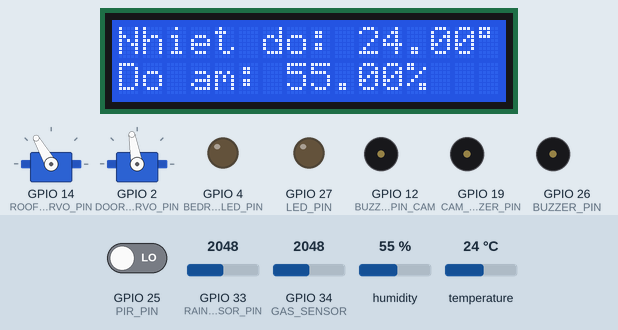
Simulated run of this sketch. Board: ESP32. Shown: 2 × servo, 16×2 character LCD, output pins drawn as LEDs (lit = HIGH), buzzer (waves = sounding, pin HIGH). The inputs (shaded band) are chosen by the test bench; at power-on: humidity 55 %, temperature 24 °C, GPIO 25 (PIR_PIN) LOW, GPIO 33 (RAIN_SENSOR_PIN) = 2048, GPIO 34 (GAS_SENSOR) = 2048. WiFi joins after 1.5 s; servers stay silent unless stated; what the sketch prints to the serial monitor is not drawn.

Above: at 2.9 s.
3.0 s: humidity set to 22 %
Timing chart, 0 to 4.8 s (numbered marks = the images above; inputs shaded):
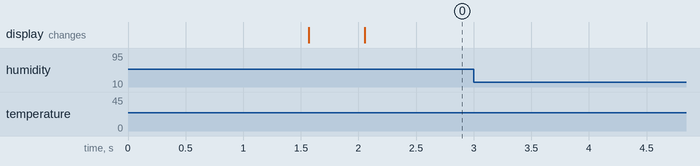

The sketch:

sketch_nov13a.ino
```cpp
#include <WiFi.h>
#include <ArduinoWebsockets.h>
#include <ESP32Servo.h>
#include <ArduinoJson.h>
#include "DHT.h"
#include <Wire.h>
#include <LiquidCrystal_I2C.h>

using namespace websockets;

// WiFi
const char* ssid = "OPPO A53";
const char* password = "123456789";

// WebSocket server
const char* serverUrl = "ws://10.40.190.232:8080";

WebsocketsClient client;

// Servo & Rain Sensor
#define RAIN_SENSOR_PIN 33
#define ROOF_SERVO_PIN 14
#define DOOR_SERVO_PIN 2   // Chân D2 trên ESP32
#define GAS_SENSOR 34    // MQ-2 analog output
#define BUZZER_PIN 26    // Buzzer pin
#define LED_PIN 27       // LED pin
#define PIR_PIN 25  // Chân OUT của cảm biến chuyển động
#define BEDROOM_LED_PIN 4
#define CAM_BUZZER_PIN 19
#define DHTPIN 15       // chân DATA nối vào ESP32
#define DHTTYPE DHT11   // đổi thành DHT11 nếu bạn dùng DHT11

#define BUZZER_PIN_CAM 12

#define SDA_PIN 21
#define SCL_PIN 22

DHT dht(DHTPIN, DHTTYPE);
Servo roofServo;
Servo doorServo;


LiquidCrystal_I2C lcd(0x27, 16, 2);
int motionState = LOW;
int val = 0;
int rainValue= 0;
int gasValue = 0;
float h = 0;
float t = 0;

int ROOF_OPEN_CORNER = 30;
int ROOF_CLOSE_CORNER = 120;
int DOOR_OPEN_CORNER = 180;
int DOOR_CLOSE_CORNER = 100;
int RAIN_THRESHOLD = 2000;
int GAS_THRESHOLD = 700;

unsigned long lastSendTime = 0;
unsigned long lastDHTTime = 0;
unsigned long lastLCDTime = 0;
unsigned long lastGasTime = 0;

unsigned long sendInterval = 5000;     // 0.5s gửi dữ liệu
unsigned long dhtInterval  = 2000;    // 2s đọc DHT
unsigned long lcdInterval  = 2000;    // 2s update LCD
unsigned long gasInterval  = 500;     // 0.5s đọc gas

unsigned long lastMotionTime = 0;
const unsigned long motionHoldTime = 2000;

bool autoRoof = false;
bool autoDoor = false;
bool autoGasBuzzer = false;
bool autoPIR = false;

bool gasBuzzer = false;
bool ledPIR = false;
bool roofOpen = false;
bool doorOpen= false;
bool ledBedRoom= false;
bool camBuzzer = false;
void setup() {
  Serial.begin(115200);

  // Kết nối WiFi
  WiFi.begin(ssid, password);
  Serial.print("Đang kết nối WiFi...");
  while (WiFi.status() != WL_CONNECTED) {
    delay(500);
    Serial.print(".");
  }
  Serial.println(" Đã kết nối WiFi!");

  // Khởi tạo Servo
  ESP32PWM::allocateTimer(0);
  ESP32PWM::allocateTimer(1);
  ESP32PWM::allocateTimer(2);
  ESP32PWM::allocateTimer(3);

  roofServo.setPeriodHertz(50);
  roofServo.attach(ROOF_SERVO_PIN, 500, 2400);
  roofServo.write(ROOF_CLOSE_CORNER);

  doorServo.setPeriodHertz(50);
  doorServo.attach(DOOR_SERVO_PIN, 500, 2400);
  doorServo.write(DOOR_CLOSE_CORNER);

  pinMode(BUZZER_PIN, OUTPUT);
  pinMode(LED_PIN, OUTPUT);
  digitalWrite(BUZZER_PIN, LOW);

  pinMode(BUZZER_PIN_CAM, OUTPUT);
  digitalWrite(BUZZER_PIN_CAM, LOW);

  digitalWrite(LED_PIN, LOW);

  pinMode(BEDROOM_LED_PIN, OUTPUT);
  digitalWrite(BEDROOM_LED_PIN, LOW);

  pinMode(CAM_BUZZER_PIN, OUTPUT);
  digitalWrite(CAM_BUZZER_PIN, LOW);

  pinMode(PIR_PIN, INPUT);
  dht.begin();

  Wire.begin(SDA_PIN, SCL_PIN);

  lcd.init();
  lcd.backlight();
  // Kết nối WebSocket
  connectServer();
}

void connectServer() {
  client.onMessage([](WebsocketsMessage message) {
    Serial.println(message.data());

    StaticJsonDocument<200> doc;
    deserializeJson(doc, message.data());
    const char* type = doc["type"];

    if (type && strcmp(type, "doorOpen") == 0) {
      doorOpen = doc["value"];
    }

    // Loại lệnh mái che mưa vẫn giữ như cũ
    if (type && strcmp(type, "roofOpen") == 0) {
      roofOpen = doc["value"];
    }

    if (type && strcmp(type, "gasBuzzer") == 0) {
      gasBuzzer = doc["value"];
    }

    if (type && strcmp(type, "ledBedRoom") == 0) {
      ledBedRoom = doc["value"];
    }

    if (type && strcmp(type, "camBuzzer") == 0) {
      camBuzzer = doc["value"];
    }

    if (type && strcmp(type, "ledPIR") == 0) {
      ledPIR = doc["value"];
    }

    if (type && strcmp(type, "mode") == 0) {
      const char* module = doc["module"];
      bool autoMode = doc["auto"];

      if (strcmp(module, "autoRoof") == 0) autoRoof = autoMode;
      if (strcmp(module, "autoDoor") == 0) autoDoor = autoMode;
      if (strcmp(module, "autoGasBuzzer") == 0) autoGasBuzzer = autoMode;
      if (strcmp(module, "autoPIR") == 0) autoPIR = autoMode;

      Serial.print("Chế độ ");
      Serial.print(module);
      Serial.print(": ");
      Serial.println(autoMode ? "AUTO" : "MANUAL");
    }

    if (type && strcmp(type, "config") == 0) {

    // --- Update values ---
    if (doc.containsKey("DOOR_CLOSE_CORNER")) DOOR_CLOSE_CORNER = doc["DOOR_CLOSE_CORNER"].as<int>();
    if (doc.containsKey("DOOR_OPEN_CORNER"))  DOOR_OPEN_CORNER  = doc["DOOR_OPEN_CORNER"].as<int>();
    if (doc.containsKey("ROOF_CLOSE_CORNER")) ROOF_CLOSE_CORNER = doc["ROOF_CLOSE_CORNER"].as<int>();
    if (doc.containsKey("ROOF_OPEN_CORNER"))  ROOF_OPEN_CORNER  = doc["ROOF_OPEN_CORNER"].as<int>();
    if (doc.containsKey("GAS_THRESHOLD"))     GAS_THRESHOLD     = doc["GAS_THRESHOLD"].as<int>();
    if (doc.containsKey("RAIN_THRESHOLD"))    RAIN_THRESHOLD    = doc["RAIN_THRESHOLD"].as<int>();

    if (doc.containsKey("sendInterval")) sendInterval = doc["sendInterval"].as<int>();
    if (doc.containsKey("dhtInterval"))  dhtInterval  = doc["dhtInterval"].as<int>();
    if (doc.containsKey("lcdInterval"))  lcdInterval  = doc["lcdInterval"].as<int>();
    if (doc.containsKey("gasInterval"))  gasInterval  = doc["gasInterval"].as<int>();

    // --- Print update log ---
    Serial.println("Cập nhật Config:");

    if (doc.containsKey("DOOR_CLOSE_CORNER")) {
        Serial.print("DOOR_CLOSE_CORNER: ");
        Serial.println(doc["DOOR_CLOSE_CORNER"].as<int>());
    }
    if (doc.containsKey("DOOR_OPEN_CORNER")) {
        Serial.print("DOOR_OPEN_CORNER: ");
        Serial.println(doc["DOOR_OPEN_CORNER"].as<int>());
    }
    if (doc.containsKey("ROOF_CLOSE_CORNER")) {
        Serial.print("ROOF_CLOSE_CORNER: ");
        Serial.println(doc["ROOF_CLOSE_CORNER"].as<int>());
    }
    if (doc.containsKey("ROOF_OPEN_CORNER")) {
        Serial.print("ROOF_OPEN_CORNER: ");
        Serial.println(doc["ROOF_OPEN_CORNER"].as<int>());
    }
    if (doc.containsKey("GAS_THRESHOLD")) {
        Serial.print("GAS_THRESHOLD: ");
        Serial.println(doc["GAS_THRESHOLD"].as<int>());
    }
    if (doc.containsKey("RAIN_THRESHOLD")) {
        Serial.print("RAIN_THRESHOLD: ");
        Serial.println(doc["RAIN_THRESHOLD"].as<int>());
    }

    if (doc.containsKey("sendInterval")) {
        Serial.print("sendInterval: ");
        Serial.println(doc["sendInterval"].as<int>());
    }
    if (doc.containsKey("dhtInterval")) {
        Serial.print("dhtInterval: ");
        Serial.println(doc["dhtInterval"].as<int>());
    }
    if (doc.containsKey("lcdInterval")) {
        Serial.print("lcdInterval: ");
        Serial.println(doc["lcdInterval"].as<int>());
    }
    if (doc.containsKey("gasInterval")) {
        Serial.print("gasInterval: ");
        Serial.println(doc["gasInterval"].as<int>());
    }
}
  });

  while(!client.connect(serverUrl)) {
    Serial.println("Kết nối server thất bại, thử lại...");
    delay(1000);
  }
  Serial.println("Đã kết nối server!");
}

void gasModule(){
  gasValue = analogRead(GAS_SENSOR);
  // Serial.print("Giá trị khí gas: ");
  // Serial.println(gasValue);

  if(autoGasBuzzer){
    if (gasValue > GAS_THRESHOLD) {
      digitalWrite(BUZZER_PIN, HIGH);
      gasBuzzer = true;
      //Serial.println("⚠️ CẢNH BÁO: PHÁT HIỆN KHÍ GAS!");
    } else {
      digitalWrite(BUZZER_PIN, LOW);
      gasBuzzer = false;
    }
  }
  else{
    digitalWrite(BUZZER_PIN, gasBuzzer ? HIGH : LOW);
  }
}

void CamModule(int num){
  if (num%2==0) {
    digitalWrite(BUZZER_PIN_CAM, HIGH);
  } else {
    digitalWrite(BUZZER_PIN_CAM, LOW);
  }

}

void PIRModule() {
  val = digitalRead(PIR_PIN);

  if(autoPIR){
    if (val == HIGH) {
      // phát hiện chuyển động
      digitalWrite(LED_PIN, HIGH);
      ledPIR=true;
      lastMotionTime = millis();  // reset thời gian giữ LED
      if (motionState == LOW) {
        //Serial.println("🚨 PHÁT HIỆN CHUYỂN ĐỘNG!");
        motionState = HIGH;
      }
    }

    // Nếu không còn chuyển động, nhưng chưa hết thời gian giữ LED
    if (motionState == HIGH && millis() - lastMotionTime > motionHoldTime) {
      digitalWrite(LED_PIN, LOW);
      //Serial.println("✅ Không còn chuyển động.");
      motionState = LOW;
      ledPIR=false;
    }
  }
  else{
    digitalWrite(LED_PIN, ledPIR ? HIGH : LOW);
  }

}

void DHTModule(){
  h = dht.readHumidity();
  t = dht.readTemperature();

  if (isnan(h) || isnan(t)) {
    //Serial.println("❌ Lỗi đọc cảm biến!");
    return;
  }

  // Serial.print("Nhiệt độ: ");
  // Serial.print(t);
  // Serial.println("°C");

  // Serial.print("Độ ẩm: ");
  // Serial.print(h);
  // Serial.println("%");
}

void LCDModule(){
  lcd.clear();

  lcd.setCursor(0, 0);
  lcd.print("Nhiet do: ");
  lcd.print(t);
  lcd.print((char)223); // Ký hiệu độ
  lcd.print("C");

  // ----- Dòng 2: ĐỘ ẨM -----
  lcd.setCursor(0, 1);
  lcd.print("Do am: ");
  lcd.print(h);
  lcd.print("%");
}

void RoofModule(){
  rainValue = analogRead(RAIN_SENSOR_PIN);

  if (autoRoof) {
    if (rainValue < RAIN_THRESHOLD) roofServo.write(ROOF_OPEN_CORNER);
    else roofServo.write(ROOF_CLOSE_CORNER);
  }
  else{
    roofServo.write(roofOpen ? ROOF_OPEN_CORNER : ROOF_CLOSE_CORNER);
  }
  // nếu manual → servo được điều khiển bởi server
}

void DoorModule(){
  if (autoDoor) {
    doorServo.write(doorOpen ? DOOR_OPEN_CORNER : DOOR_CLOSE_CORNER);
  }
  else{
    doorServo.write(doorOpen ? DOOR_OPEN_CORNER : DOOR_CLOSE_CORNER);
  }
  // nếu manual → servo được điều khiển bởi server
}

void CamBuzzerModule(){
  Serial.println("camBuzzer: ");
  Serial.print(camBuzzer);
  if(camBuzzer){
    analogWrite(CAM_BUZZER_PIN, 200);
  }
  else{
    //Serial.println(camBuzzer);
    analogWrite(CAM_BUZZER_PIN, 0);
  }
}

void BedRoomLedModule(){
  digitalWrite(BEDROOM_LED_PIN, ledBedRoom ? HIGH : LOW);
}

void loop() {
  client.poll();
  unsigned long now = millis();

  if (now - lastDHTTime >= dhtInterval) {
    lastDHTTime = now;
    DHTModule();
  }

  if (now - lastGasTime >= gasInterval) {
    lastGasTime = now;
    gasModule();
  }

  if (now - lastLCDTime >= lcdInterval) {
    lastLCDTime = now;
    LCDModule();
  }

  PIRModule();
  RoofModule();
  DoorModule();
  BedRoomLedModule();
  CamBuzzerModule();

  if (now - lastSendTime >= sendInterval) {
    lastSendTime = now;

   String payload =
                  "{\"rainValue\":" + String(rainValue) +
                  ",\"humidity\":" + String(h) +
                  ",\"temperature\":" + String(t) +
                  ",\"gas\":" + String(gasValue) +

                  ",\"gasBuzzer\":" + String(gasBuzzer) +
                  ",\"ledPIR\":" + String(ledPIR) +
                  ",\"roofOpen\":" + String(roofOpen) +
                  ",\"doorOpen\":" + String(doorOpen) +
                  ",\"ledBedRoom\":" + String(ledBedRoom) +
                  ",\"camBuzzer\":" + String(camBuzzer) +

                  ",\"autoRoof\":" + String(autoRoof) +
                  ",\"autoDoor\":" + String(autoDoor) +
                  ",\"autoGasBuzzer\":" + String(autoGasBuzzer) +
                  ",\"autoPIR\":" + String(autoPIR) +
                  "}";

    client.send(payload);
    //Serial.println(payload);
  }
}
```
